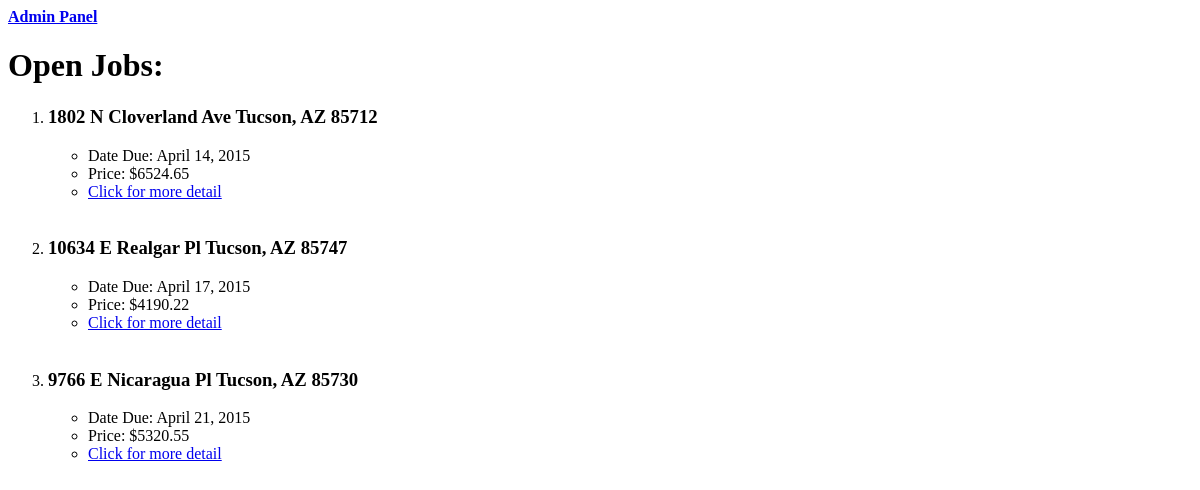
The page /jobs/ on the database as committed earlier.
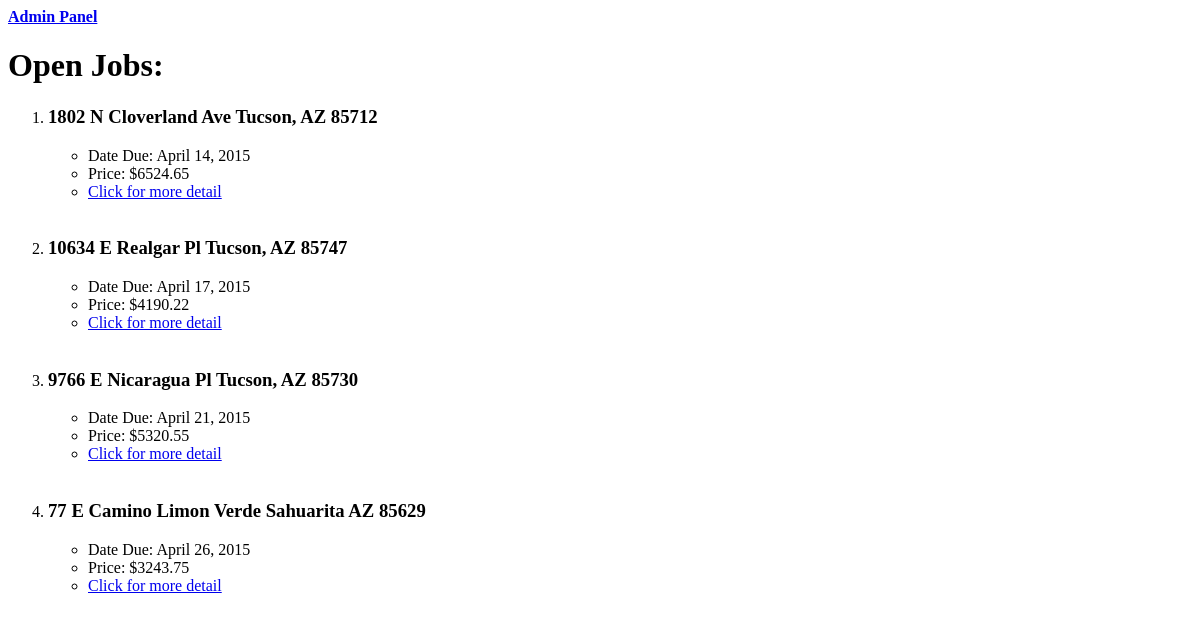
The same page on the database as committed later.
### jobs_dash/models.py (models this page shows, shortened)
class Job(models.Model):
	address = models.CharField(max_length=128, unique=True)
	due_date = models.DateField()
	date_created = models.DateField(auto_now_add=True)
	time_created = models.TimeField(auto_now_add=True)
	price = models.DecimalField(max_digits=6, decimal_places=2)
	slug = models.SlugField(unique=True)

### jobs_dash/views.py (the view)
def index(request):
	jobs_list = Job.objects.order_by('due_date')
	context_dict = {'open_jobs': jobs_list}
	return render(request, 'jobs_dash/index.html', context_dict)

### templates/jobs_dash/index.html (shortened to what this page needs)
<!DOCTYPE html>
<html>
	<head>
	</head>
	<body>
		<b><a href="/admin">Admin Panel</a></b>
		<h1> Open Jobs:</h1>
		{% if open_jobs %}
			<ol>
				{% for job in open_jobs %}
				<li><h3>{{ job.address }}</h3></li>
					<ul>
						<li>Date Due: {{ job.due_date }}</li>
						<li>Price: ${{ job.price }}</li>
						<li><a href="{{ job.slug }}">Click for more detail</a>
					</ul>
					<br>
				{% endfor %}
			</ol>
		{% else %}
			<strong>There are no open jobs.</strong>
		{% endif %}
	</body>
</html>

Rows that differ between the two databases and show on the page:
added Job: address "77 E Camino Limon Verde Sahuarita AZ 85629", due_date "April 26, 2015", price "3243.75"
